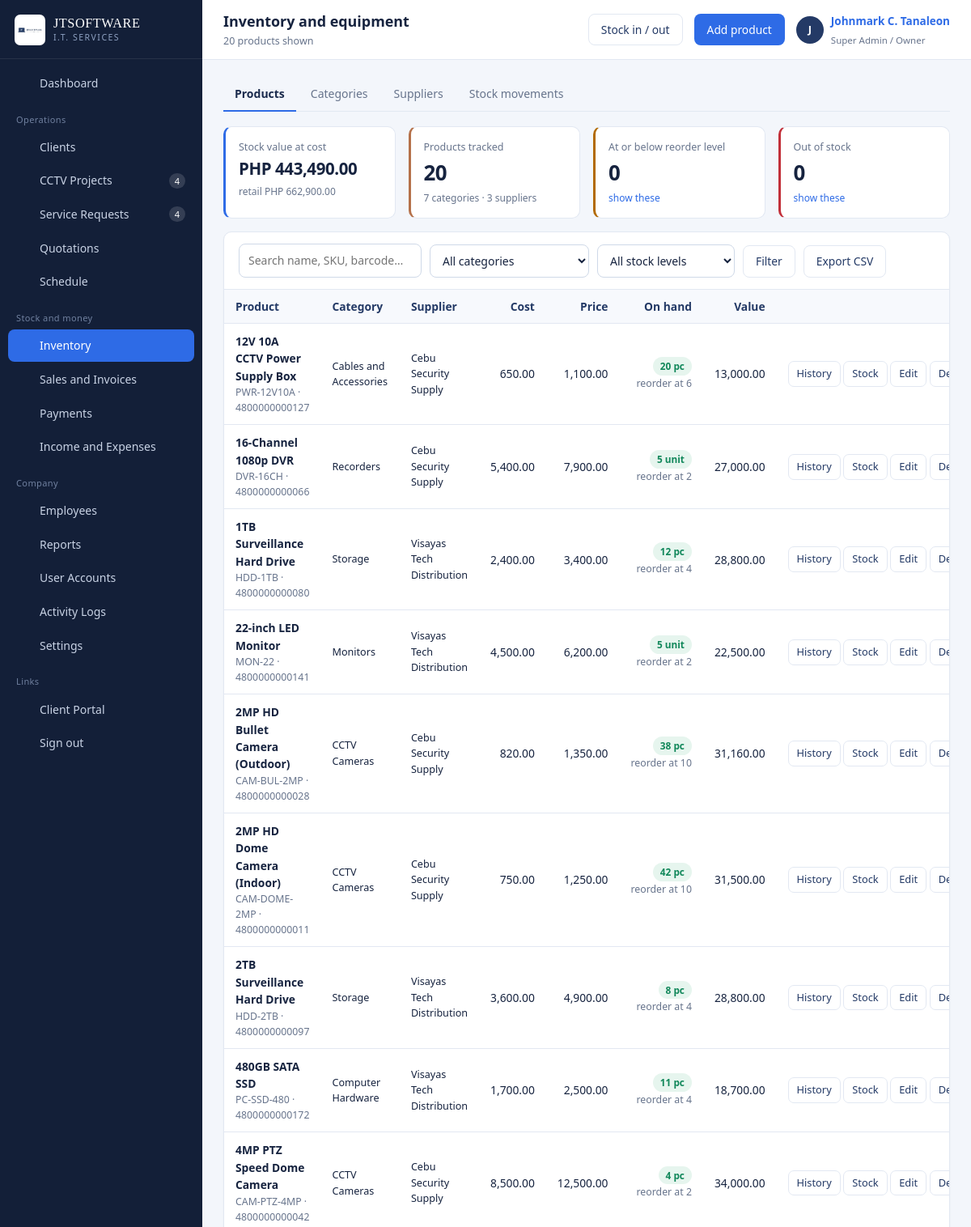
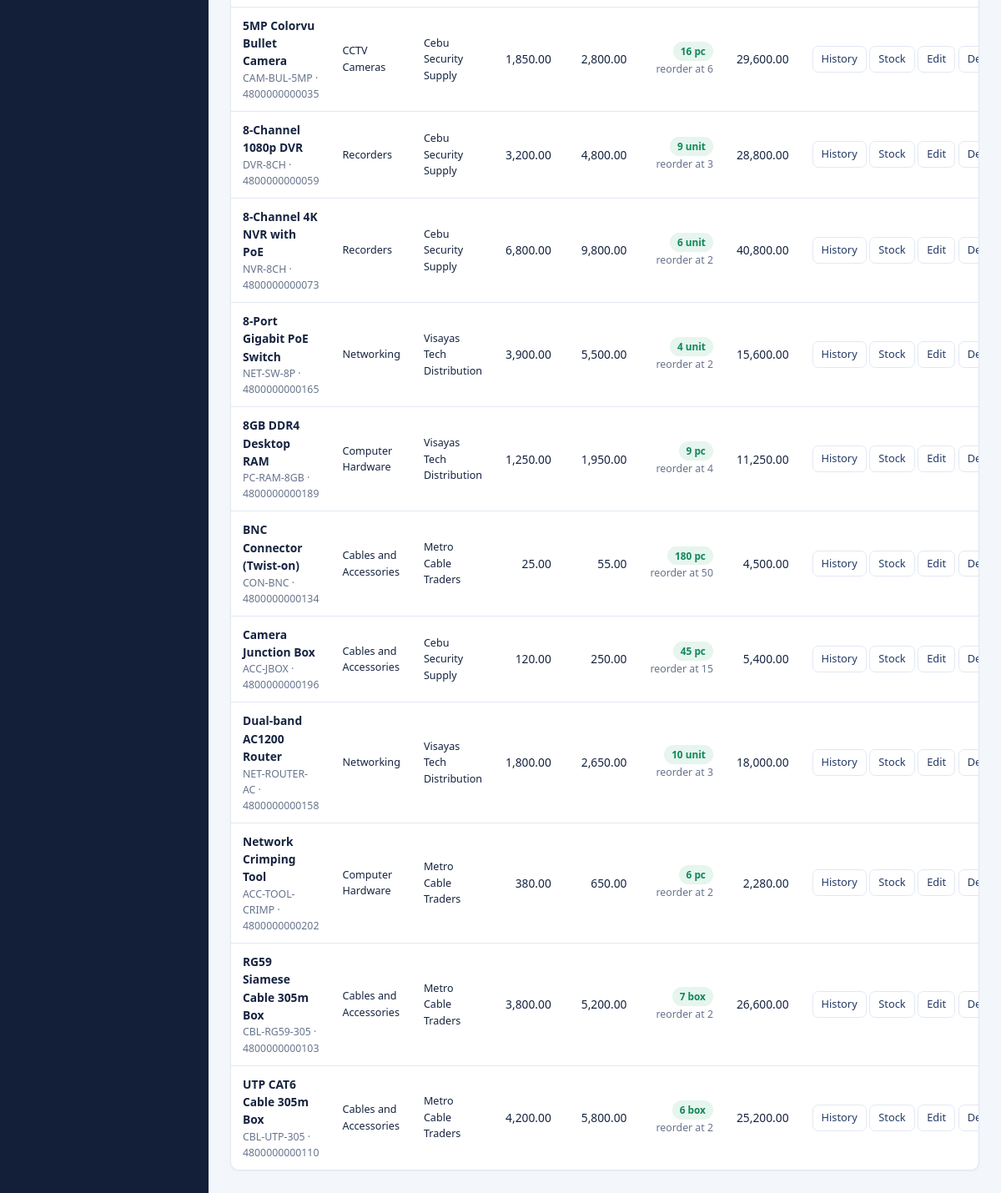
The page /products.php (signed in) on the database its author committed (2 pictures, top to bottom).
### tables this page shows
CREATE TABLE products (
  id             INT AUTO_INCREMENT PRIMARY KEY,
  sku            VARCHAR(40)  NOT NULL UNIQUE,
  barcode        VARCHAR(60)  DEFAULT NULL,
  name           VARCHAR(160) NOT NULL,
  category_id    INT DEFAULT NULL,
  supplier_id    INT DEFAULT NULL,
  unit           VARCHAR(20) NOT NULL DEFAULT 'pc',
  purchase_price DECIMAL(12,2) NOT NULL DEFAULT 0,
  selling_price  DECIMAL(12,2) NOT NULL DEFAULT 0,
  stock_qty      INT NOT NULL DEFAULT 0,
  reorder_level  INT NOT NULL DEFAULT 5,
  description    TEXT DEFAULT NULL,
  status         ENUM('active','inactive') NOT NULL DEFAULT 'active',
  created_at     DATETIME NOT NULL DEFAULT CURRENT_TIMESTAMP,
  INDEX idx_prod_cat (category_id),
  INDEX idx_prod_name (name),
  CONSTRAINT fk_prod_cat FOREIGN KEY (category_id) REFERENCES categories(id) ON DELETE SET NULL,
  CONSTRAINT fk_prod_sup FOREIGN KEY (supplier_id) REFERENCES suppliers(id) ON DELETE SET NULL
);

CREATE TABLE categories (
  id          INT AUTO_INCREMENT PRIMARY KEY,
  name        VARCHAR(80) NOT NULL UNIQUE,
  description VARCHAR(255) DEFAULT NULL
);

CREATE TABLE suppliers (
  id             INT AUTO_INCREMENT PRIMARY KEY,
  name           VARCHAR(140) NOT NULL,
  contact_person VARCHAR(120) DEFAULT NULL,
  contact_number VARCHAR(40)  DEFAULT NULL,
  email          VARCHAR(120) DEFAULT NULL,
  address        VARCHAR(255) DEFAULT NULL,
  status         ENUM('active','inactive') NOT NULL DEFAULT 'active'
);

### config/database.php (called while the page is built, shortened)
<?php
function db(): PDO
{
    static $pdo = null;
    if ($pdo === null) {
        $dsn = 'mysql:host=' . DB_HOST . ';port=' . DB_PORT . ';dbname=' . DB_NAME . ';charset=utf8mb4';
        try {
            $pdo = new PDO($dsn, DB_USER, DB_PASS, [
                PDO::ATTR_ERRMODE            => PDO::ERRMODE_EXCEPTION,
                PDO::ATTR_DEFAULT_FETCH_MODE => PDO::FETCH_ASSOC,
                PDO::ATTR_EMULATE_PREPARES   => false,
            ]);
        } catch (PDOException $e) {
            http_response_code(500);
            echo '<div style="font:15px/1.6 system-ui;max-width:640px;margin:80px auto;padding:28px;'
               . 'border:1px solid #E3E8F0;border-radius:10px">'
               . '<h2 style="margin:0 0 10px;color:#16233F">Cannot reach the database</h2>'
               . '<p style="color:#475569">Start MySQL in the XAMPP control panel, then import '
               . '<code>database/jtsoftware_db.sql</code> through phpMyAdmin.</p>'
               . '<p style="color:#94A3B8;font-size:13px">' . htmlspecialchars($e->getMessage()) . '</p></div>';
            exit;
        }
    }
    return $pdo;
}
function q(string $sql, array $params = []): PDOStatement
{
    $st = db()->prepare($sql);
    $st->execute($params);
    return $st;
}
function all(string $sql, array $params = []): array
{
    return q($sql, $params)->fetchAll();
}
function scalar(string $sql, array $params = [], $default = 0)
{
    $v = q($sql, $params)->fetchColumn();
    return $v === false || $v === null ? $default : $v;
}

### config/config.php (called while the page is built, shortened)
<?php
require_once __DIR__ . '/database.php';
function setting(string $key, string $default = ''): string
{
    static $cache = null;
    if ($cache === null) {
        $cache = [];
        foreach (all('SELECT setting_key, setting_value FROM settings') as $r) {
            $cache[$r['setting_key']] = (string)$r['setting_value'];
        }
    }
    return $cache[$key] ?? $default;
}
function e($value): string
{
    return htmlspecialchars((string)$value, ENT_QUOTES, 'UTF-8');
}
function money($amount, bool $symbol = true): string
{
    $txt = number_format((float)$amount, 2);
    return $symbol ? setting('currency_symbol', 'PHP ') . $txt : $txt;
}
function input(string $key, $default = null)
{
    $v = $_POST[$key] ?? $_GET[$key] ?? $default;
    return is_string($v) ? trim($v) : $v;
}
function url_with(array $changes): string
{
    $params = array_merge($_GET, $changes);
    foreach ($params as $k => $v) {
        if ($v === '' || $v === null) {
            unset($params[$k]);
        }
    }
    return basename($_SERVER['PHP_SELF']) . (empty($params) ? '' : '?' . http_build_query($params));
}

### includes/auth.php (called while the page is built, shortened)
<?php
require_once __DIR__ . '/../config/config.php';
function can(string $code): bool
{
    if ((int)$_SESSION['user']['role_id'] === 1) {
        return true;
    }
    return in_array($code, user_permissions(), true);
}

### products.php (the view, shortened to what this page needs)
<?php
require_once __DIR__ . '/includes/auth.php';
$search   = (string)input('q', '');
$where = ['1=1'];
$args  = [];
$whereSql = implode(' AND ', $where);
$products = all(
    "SELECT p.*, c.name AS category_name, s.name AS supplier_name
     FROM products p LEFT JOIN categories c ON c.id = p.category_id
     LEFT JOIN suppliers s ON s.id = p.supplier_id
     WHERE $whereSql ORDER BY p.name", $args
);
$categories = all('SELECT id, name FROM categories ORDER BY name');
$suppliers  = all('SELECT id, name FROM suppliers WHERE status = "active" ORDER BY name');
$stockValue = (float)scalar('SELECT COALESCE(SUM(stock_qty * purchase_price),0) FROM products WHERE status = "active"');
$retailValue= (float)scalar('SELECT COALESCE(SUM(stock_qty * selling_price),0) FROM products WHERE status = "active"');
$lowCount   = (int)scalar('SELECT COUNT(*) FROM products WHERE status = "active" AND stock_qty <= reorder_level');
$outCount   = (int)scalar('SELECT COUNT(*) FROM products WHERE status = "active" AND stock_qty <= 0');
if (can('inventory.manage')) {
    $pageActions = '<button class="btn btn-outline" data-modal="stockModal">Stock in / out</button>'
                 . ' <button class="btn" data-modal="prodModal">Add product</button>';
}
include __DIR__ . '/includes/header.php';
?>
<div class="tabs">
  <a class="tab active" href="products.php">Products</a>
  <a class="tab" href="categories.php">Categories</a>
  <a class="tab" href="suppliers.php">Suppliers</a>
  <a class="tab" href="stock.php">Stock movements</a>
</div>
<div class="grid grid-4" style="margin-bottom:16px">
  <div class="stat is-blue"><div class="label">Stock value at cost</div><div class="value sm"><?= money($stockValue) ?></div>
    <div class="foot">retail <?= money($retailValue) ?></div></div>
  <div class="stat is-copper"><div class="label">Products tracked</div><div class="value"><?= count($products) ?></div>
    <div class="foot"><?= count($categories) ?> categories · <?= count($suppliers) ?> suppliers</div></div>
  <div class="stat is-warn"><div class="label">At or below reorder level</div><div class="value"><?= $lowCount ?></div>
    <div class="foot"><a href="<?= e(url_with(['filter' => 'low', 'q' => '', 'category' => ''])) ?>">show these</a></div></div>
  <div class="stat is-danger"><div class="label">Out of stock</div><div class="value"><?= $outCount ?></div>
    <div class="foot"><a href="<?= e(url_with(['filter' => 'out', 'q' => '', 'category' => ''])) ?>">show these</a></div></div>
</div>
<div class="card">
  <div class="card-head">
    <form class="toolbar" method="get" data-autosubmit>
      <div class="field"><input class="input search-input" name="q" value="<?= e($search) ?>" placeholder="Search name, SKU, barcode…"></div>
      <div class="field"><select class="input" name="category">
        <option value="">All categories</option>
      </select></div>
      <div class="field"><select class="input" name="filter">
        <option value="">All stock levels</option>
      </select></div>
      <button class="btn btn-outline" type="submit">Filter</button>
      <a class="btn btn-outline" href="<?= e(url_with(['export' => 'csv'])) ?>">Export CSV</a>
    </form>
  </div>
  <div class="card-body tight">
    <?php if (!$products): ?>
      <div class="empty"><strong>No products match</strong>Add cameras, recorders, drives, cable and accessories here.</div>
    <?php else: ?>
    <div class="table-wrap"><table class="data">
      <thead><tr><th>Product</th><th>Category</th><th>Supplier</th><th class="num">Cost</th><th class="num">Price</th>
        <th class="num">On hand</th><th class="num">Value</th><th></th></tr></thead>
      <tbody>
      <?php foreach ($products as $p):
          $low = (int)$p['stock_qty'] <= (int)$p['reorder_level']; ?>
        <tr>
          <td><span class="row-main"><?= e($p['name']) ?></span>
              <div class="row-sub"><?= e($p['sku']) ?><?= $p['barcode'] ? ' · ' . e($p['barcode']) : '' ?>
                <?= $p['status'] === 'inactive' ? ' · <span class="badge badge-muted">inactive</span>' : '' ?></div></td>
          <td class="small"><?= e($p['category_name'] ?: '—') ?></td>
          <td class="small"><?= e($p['supplier_name'] ?: '—') ?></td>
          <td class="num"><?= money($p['purchase_price'], false) ?></td>
          <td class="num"><?= money($p['selling_price'], false) ?></td>
          <td class="num">
            <span class="badge badge-<?= (int)$p['stock_qty'] <= 0 ? 'danger' : ($low ? 'warn' : 'ok') ?>">
              <?= (int)$p['stock_qty'] ?> <?= e($p['unit']) ?></span>
            <div class="row-sub">reorder at <?= (int)$p['reorder_level'] ?></div>
          </td>
          <td class="num"><?= money((float)$p['stock_qty'] * (float)$p['purchase_price'], false) ?></td>
          <td class="actions-cell">
            <a class="btn btn-sm btn-outline" href="stock.php?product=<?= (int)$p['id'] ?>">History</a>
            <?php if (can('inventory.manage')): ?>
              <button class="btn btn-sm btn-outline" data-modal="stockModal"
                data-row='<?= e(json_encode(['product_id' => $p['id']], JSON_HEX_APOS | JSON_HEX_QUOT)) ?>'>Stock</button>
              <button class="btn btn-sm btn-outline" data-modal="prodModal"
                data-row='<?= e(json_encode([
                  'id' => $p['id'], 'sku' => $p['sku'], 'barcode' => $p['barcode'], 'name' => $p['name'],
                  'category_id' => $p['category_id'], 'supplier_id' => $p['supplier_id'], 'unit' => $p['unit'],
                  'purchase_price' => $p['purchase_price'], 'selling_price' => $p['selling_price'],
                  'reorder_level' => $p['reorder_level'], 'description' => $p['description'], 'status' => $p['status'],
                ], JSON_HEX_APOS | JSON_HEX_QUOT)) ?>'>Edit</button>
              <form method="post" style="display:inline" data-confirm="Delete <?= e($p['name']) ?>?">
                <button class="btn btn-sm btn-outline" type="submit">Delete</button></form>
            <?php endif; ?>
          </td>
        </tr>
      <?php endforeach; ?>
      </tbody>
    </table></div>
    <?php endif; ?>
  </div>
</div>
<?php include __DIR__ . '/includes/footer.php'; ?>

### assets/css/app.css (style rules this page uses)
:root { --navy-900: #131F38; --navy-800: #1B2B4D; --navy-700: #243A66; --navy-600: #33508A; --blue: #2E6BE6; --blue-dark:#1E54C4; --blue-soft:#EAF1FE; --copper: #B5714A; --copper-soft:#FBF0E9; --paper: #F3F6FB; --surface: #FFFFFF; --line: #E2E8F2; --ink: #16233F; --muted: #67748C; --ok: #11875A; --ok-soft: #E6F5EE; --warn: #B26A00; --warn-soft:#FDF2E2; --danger: #C22F39; --danger-soft:#FCECEE; --sidebar-w: 250px; --radius: 10px; --shadow-card: 0 1px 2px rgba(19,31,56,.05); --shadow-pop: 0 18px 44px rgba(19,31,56,.22); --sans: "Segoe UI", Roboto, -apple-system, BlinkMacSystemFont, "Helvetica Neue", Arial, sans-serif; --serif: Georgia, "Times New Roman", serif; }
* { box-sizing: border-box; }
html, body { margin: 0; padding: 0; }
body { font-family: var(--sans); font-size: 14.5px; line-height: 1.55; color: var(--ink); background: var(--paper); -webkit-font-smoothing: antialiased; }
a { color: var(--blue); text-decoration: none; }
.card { background: var(--surface); border: 1px solid var(--line); border-radius: var(--radius); box-shadow: var(--shadow-card); margin-bottom: 18px; }
.card-head { padding: 14px 18px; border-bottom: 1px solid var(--line); display: flex; align-items: center; gap: 12px; flex-wrap: wrap; }
.card-body { padding: 18px; }
.card-body.tight { padding: 0; }
.grid { display: grid; gap: 16px; }
.grid-4 { grid-template-columns: repeat(4, minmax(0, 1fr)); }
.stat { background: var(--surface); border: 1px solid var(--line); border-radius: var(--radius); padding: 15px 16px 14px; border-left: 3px solid var(--navy-600); }
.stat .label { font-size: 12.5px; color: var(--muted); }
.stat .value { font-size: 1.62rem; font-weight: 600; letter-spacing: -.02em; margin-top: 2px; }
.stat .foot { font-size: 12px; color: var(--muted); margin-top: 3px; }
.stat.is-blue { border-left-color: var(--blue); }
.stat.is-copper { border-left-color: var(--copper); }
.stat.is-warn { border-left-color: var(--warn); }
.stat.is-danger { border-left-color: var(--danger); }
.stat .value.sm { font-size: 1.28rem; }
.table-wrap { overflow-x: auto; }
table.data { width: 100%; border-collapse: collapse; font-size: 13.8px; }
table.data th { text-align: left; font-weight: 600; color: var(--navy-700); background: #F7F9FD; border-bottom: 1px solid var(--line); padding: 10px 14px; white-space: nowrap; }
table.data td { padding: 11px 14px; border-bottom: 1px solid var(--line); vertical-align: middle; }
table.data tbody tr:last-child td { border-bottom: 0; }
table.data td.num, table.data th.num { text-align: right; white-space: nowrap; }
table.data .row-main { font-weight: 600; }
table.data .row-sub { color: var(--muted); font-size: 12.3px; }
.actions-cell { white-space: nowrap; text-align: right; }
.badge { display: inline-block; padding: 2px 9px; border-radius: 20px; font-size: 11.8px; font-weight: 600; line-height: 1.6; white-space: nowrap; }
.badge-ok { background: var(--ok-soft); color: var(--ok); }
.btn { display: inline-flex; align-items: center; justify-content: center; gap: 7px; padding: 8px 15px; border-radius: 8px; border: 1px solid transparent; background: var(--blue); color: #fff; font: inherit; font-size: 13.8px; font-weight: 500; cursor: pointer; transition: background .12s ease, border-color .12s ease; }
.btn-outline { background: #fff; color: var(--navy-700); border-color: var(--line); }
.btn-sm { padding: 5px 10px; font-size: 12.8px; border-radius: 7px; }
.field { margin-bottom: 14px; }
.input, select.input, textarea.input { width: 100%; padding: 9px 11px; border: 1px solid #CFD9E8; border-radius: 8px; font: inherit; font-size: 14px; color: var(--ink); background: #fff; }
.toolbar { display: flex; gap: 10px; flex-wrap: wrap; align-items: flex-end; }
.toolbar .field { margin-bottom: 0; }
.toolbar .input { min-width: 170px; }
.search-input { min-width: 240px; }
.tabs { display: flex; gap: 4px; border-bottom: 1px solid var(--line); margin-bottom: 18px; flex-wrap: wrap; }
.tab { padding: 9px 14px; font-size: 14px; color: var(--muted); border-bottom: 2px solid transparent; margin-bottom: -1px; }
.tab.active { color: var(--navy-800); border-bottom-color: var(--blue); font-weight: 600; }
.small { font-size: 12.6px; }

### rows shown on the page
products: name "12V 10A CCTV Power Supply Box", sku "PWR-12V10A", barcode "4800000000127", category.name "Cables and Accessories", supplier.name "Cebu Security Supply", purchase_price "650.00", selling_price "1,100.00", stock_qty "20", unit "pc", reorder_level "6", money((float)$p['stock_qty'] * (float)$p['purchase_price'], false) "13,000.00"
products: name "16-Channel 1080p DVR", sku "DVR-16CH", barcode "4800000000066", category.name "Recorders", supplier.name "Cebu Security Supply", purchase_price "5,400.00", selling_price "7,900.00", stock_qty "5", unit "unit", reorder_level "2", money((float)$p['stock_qty'] * (float)$p['purchase_price'], false) "27,000.00"
products: name "1TB Surveillance Hard Drive", sku "HDD-1TB", barcode "4800000000080", category.name "Storage", supplier.name "Visayas Tech Distribution", purchase_price "2,400.00", selling_price "3,400.00", stock_qty "12", unit "pc", reorder_level "4", money((float)$p['stock_qty'] * (float)$p['purchase_price'], false) "28,800.00"
products: name "22-inch LED Monitor", sku "MON-22", barcode "4800000000141", category.name "Monitors", supplier.name "Visayas Tech Distribution", purchase_price "4,500.00", selling_price "6,200.00", stock_qty "5", unit "unit", reorder_level "2", money((float)$p['stock_qty'] * (float)$p['purchase_price'], false) "22,500.00"
products: name "2MP HD Bullet Camera (Outdoor)", sku "CAM-BUL-2MP", barcode "4800000000028", category.name "CCTV Cameras", supplier.name "Cebu Security Supply", purchase_price "820.00", selling_price "1,350.00", stock_qty "38", unit "pc", reorder_level "10", money((float)$p['stock_qty'] * (float)$p['purchase_price'], false) "31,160.00"
products: name "2MP HD Dome Camera (Indoor)", sku "CAM-DOME-2MP", barcode "4800000000011", category.name "CCTV Cameras", supplier.name "Cebu Security Supply", purchase_price "750.00", selling_price "1,250.00", stock_qty "42", unit "pc", reorder_level "10", money((float)$p['stock_qty'] * (float)$p['purchase_price'], false) "31,500.00"
products: name "2TB Surveillance Hard Drive", sku "HDD-2TB", barcode "4800000000097", category.name "Storage", supplier.name "Visayas Tech Distribution", purchase_price "3,600.00", selling_price "4,900.00", stock_qty "8", unit "pc", reorder_level "4", money((float)$p['stock_qty'] * (float)$p['purchase_price'], false) "28,800.00"
products: name "480GB SATA SSD", sku "PC-SSD-480", barcode "4800000000172", category.name "Computer Hardware", supplier.name "Visayas Tech Distribution", purchase_price "1,700.00", selling_price "2,500.00", stock_qty "11", unit "pc", reorder_level "4", money((float)$p['stock_qty'] * (float)$p['purchase_price'], false) "18,700.00"
products: name "4MP PTZ Speed Dome Camera", sku "CAM-PTZ-4MP", barcode "4800000000042", category.name "CCTV Cameras", supplier.name "Cebu Security Supply", purchase_price "8,500.00", selling_price "12,500.00", stock_qty "4", unit "pc", reorder_level "2", money((float)$p['stock_qty'] * (float)$p['purchase_price'], false) "34,000.00"
products: name "5MP Colorvu Bullet Camera", sku "CAM-BUL-5MP", barcode "4800000000035", category.name "CCTV Cameras", supplier.name "Cebu Security Supply", purchase_price "1,850.00", selling_price "2,800.00", stock_qty "16", unit "pc", reorder_level "6", money((float)$p['stock_qty'] * (float)$p['purchase_price'], false) "29,600.00"
products: name "8-Channel 1080p DVR", sku "DVR-8CH", barcode "4800000000059", category.name "Recorders", supplier.name "Cebu Security Supply", purchase_price "3,200.00", selling_price "4,800.00", stock_qty "9", unit "unit", reorder_level "3", money((float)$p['stock_qty'] * (float)$p['purchase_price'], false) "28,800.00"
products: name "8-Channel 4K NVR with PoE", sku "NVR-8CH", barcode "4800000000073", category.name "Recorders", supplier.name "Cebu Security Supply", purchase_price "6,800.00", selling_price "9,800.00", stock_qty "6", unit "unit", reorder_level "2", money((float)$p['stock_qty'] * (float)$p['purchase_price'], false) "40,800.00"
products: name "8-Port Gigabit PoE Switch", sku "NET-SW-8P", barcode "4800000000165", category.name "Networking", supplier.name "Visayas Tech Distribution", purchase_price "3,900.00", selling_price "5,500.00", stock_qty "4", unit "unit", reorder_level "2", money((float)$p['stock_qty'] * (float)$p['purchase_price'], false) "15,600.00"
products: name "8GB DDR4 Desktop RAM", sku "PC-RAM-8GB", barcode "4800000000189", category.name "Computer Hardware", supplier.name "Visayas Tech Distribution", purchase_price "1,250.00", selling_price "1,950.00", stock_qty "9", unit "pc", reorder_level "4", money((float)$p['stock_qty'] * (float)$p['purchase_price'], false) "11,250.00"
products: name "BNC Connector (Twist-on)", sku "CON-BNC", barcode "4800000000134", category.name "Cables and Accessories", supplier.name "Metro Cable Traders", purchase_price "25.00", selling_price "55.00", stock_qty "180", unit "pc", reorder_level "50", money((float)$p['stock_qty'] * (float)$p['purchase_price'], false) "4,500.00"
products: name "Camera Junction Box", sku "ACC-JBOX", barcode "4800000000196", category.name "Cables and Accessories", supplier.name "Cebu Security Supply", purchase_price "120.00", selling_price "250.00", stock_qty "45", unit "pc", reorder_level "15", money((float)$p['stock_qty'] * (float)$p['purchase_price'], false) "5,400.00"
products: name "Dual-band AC1200 Router", sku "NET-ROUTER-AC", barcode "4800000000158", category.name "Networking", supplier.name "Visayas Tech Distribution", purchase_price "1,800.00", selling_price "2,650.00", stock_qty "10", unit "unit", reorder_level "3", money((float)$p['stock_qty'] * (float)$p['purchase_price'], false) "18,000.00"
products: name "Network Crimping Tool", sku "ACC-TOOL-CRIMP", barcode "4800000000202", category.name "Computer Hardware", supplier.name "Metro Cable Traders", purchase_price "380.00", selling_price "650.00", stock_qty "6", unit "pc", reorder_level "2", money((float)$p['stock_qty'] * (float)$p['purchase_price'], false) "2,280.00"
products: name "RG59 Siamese Cable 305m Box", sku "CBL-RG59-305", barcode "4800000000103", category.name "Cables and Accessories", supplier.name "Metro Cable Traders", purchase_price "3,800.00", selling_price "5,200.00", stock_qty "7", unit "box", reorder_level "2", money((float)$p['stock_qty'] * (float)$p['purchase_price'], false) "26,600.00"
products: name "UTP CAT6 Cable 305m Box", sku "CBL-UTP-305", barcode "4800000000110", category.name "Cables and Accessories", supplier.name "Metro Cable Traders", purchase_price "4,200.00", selling_price "5,800.00", stock_qty "6", unit "box", reorder_level "2", money((float)$p['stock_qty'] * (float)$p['purchase_price'], false) "25,200.00"

### other values the page prints
$label "Dashboard Clients CCTV Projects Service Requests Quotations Schedule Inventory Sales and Invoices Payments Income and Expenses Employees Reports User Accounts Activity Logs Settings"
$count "4 4"
$pageTitle "Inventory and equipment"
$pageSub "20 products shown"
mb_substr($u['full_name'], 0, 1) "J"
$u['full_name'] "Johnmark C. Tanaleon"
$u['role_name'] "Super Admin / Owner"
money($stockValue) "PHP 443,490.00"
money($retailValue) "PHP 662,900.00"
count($products) "20"
count($categories) "7"
count($suppliers) "3"
$lowCount "0"
$outCount "0"
